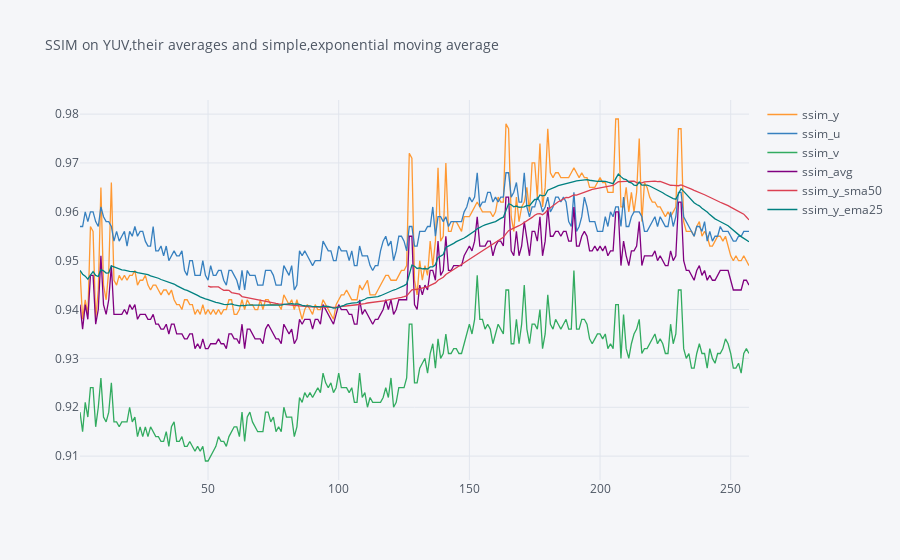

The code cell stored with this chart in its notebook:
### Code cell
fig = df.iplot(title="SSIM on YUV,their averages and simple,exponential moving average", asFigure=True)
fig.update_layout(title_font=dict(size=14))

### Figure 1 — Plotly figure (JSON) as saved in the notebook; plotly's stock layout.template omitted (floating-point values rounded to 4 significant figures; data arrays with more than 128 entries replaced by an {"elided": "..."} marker saying what was removed)
{"data": [{"line": {"color": "rgba(255, 153, 51, 1.0)", "dash": "solid", "shape": "linear", "width": 1.3}, "mode": "lines", "name": "ssim_y", "text": "", "type": "scatter", "x": {"elided": "257 int values"}, "y": {"elided": "257 float values"}}, {"line": {"color": "rgba(55, 128, 191, 1.0)", "dash": "solid", "shape": "linear", "width": 1.3}, "mode": "lines", "name": "ssim_u", "text": "", "type": "scatter", "x": {"elided": "257 int values"}, "y": {"elided": "257 float values"}}, {"line": {"color": "rgba(50, 171, 96, 1.0)", "dash": "solid", "shape": "linear", "width": 1.3}, "mode": "lines", "name": "ssim_v", "text": "", "type": "scatter", "x": {"elided": "257 int values"}, "y": {"elided": "257 float values"}}, {"line": {"color": "rgba(128, 0, 128, 1.0)", "dash": "solid", "shape": "linear", "width": 1.3}, "mode": "lines", "name": "ssim_avg", "text": "", "type": "scatter", "x": {"elided": "257 int values"}, "y": {"elided": "257 float values"}}, {"line": {"color": "rgba(219, 64, 82, 1.0)", "dash": "solid", "shape": "linear", "width": 1.3}, "mode": "lines", "name": "ssim_y_sma50", "text": "", "type": "scatter", "x": {"elided": "257 int values"}, "y": {"elided": "257 mixed values"}}, {"line": {"color": "rgba(0, 128, 128, 1.0)", "dash": "solid", "shape": "linear", "width": 1.3}, "mode": "lines", "name": "ssim_y_ema25", "text": "", "type": "scatter", "x": {"elided": "257 int values"}, "y": {"elided": "257 float values"}}], "layout": {"autosize": true, "legend": {"bgcolor": "#F5F6F9", "font": {"color": "#4D5663"}}, "paper_bgcolor": "#F5F6F9", "plot_bgcolor": "#F5F6F9", "title": {"font": {"color": "#4D5663", "size": 14}, "text": "SSIM on YUV,their averages and simple,exponential moving average"}, "xaxis": {"autorange": true, "gridcolor": "#E1E5ED", "range": [1, 257], "showgrid": true, "tickfont": {"color": "#4D5663"}, "title": {"font": {"color": "#4D5663"}, "text": ""}, "type": "linear", "zerolinecolor": "#E1E5ED"}, "yaxis": {"autorange": true, "gridcolor": "#E1E5ED", "range": [0.9051, 0.9829], "showgrid": true, "tickfont": {"color": "#4D5663"}, "title": {"font": {"color": "#4D5663"}, "text": ""}, "type": "linear", "zerolinecolor": "#E1E5ED"}}}
